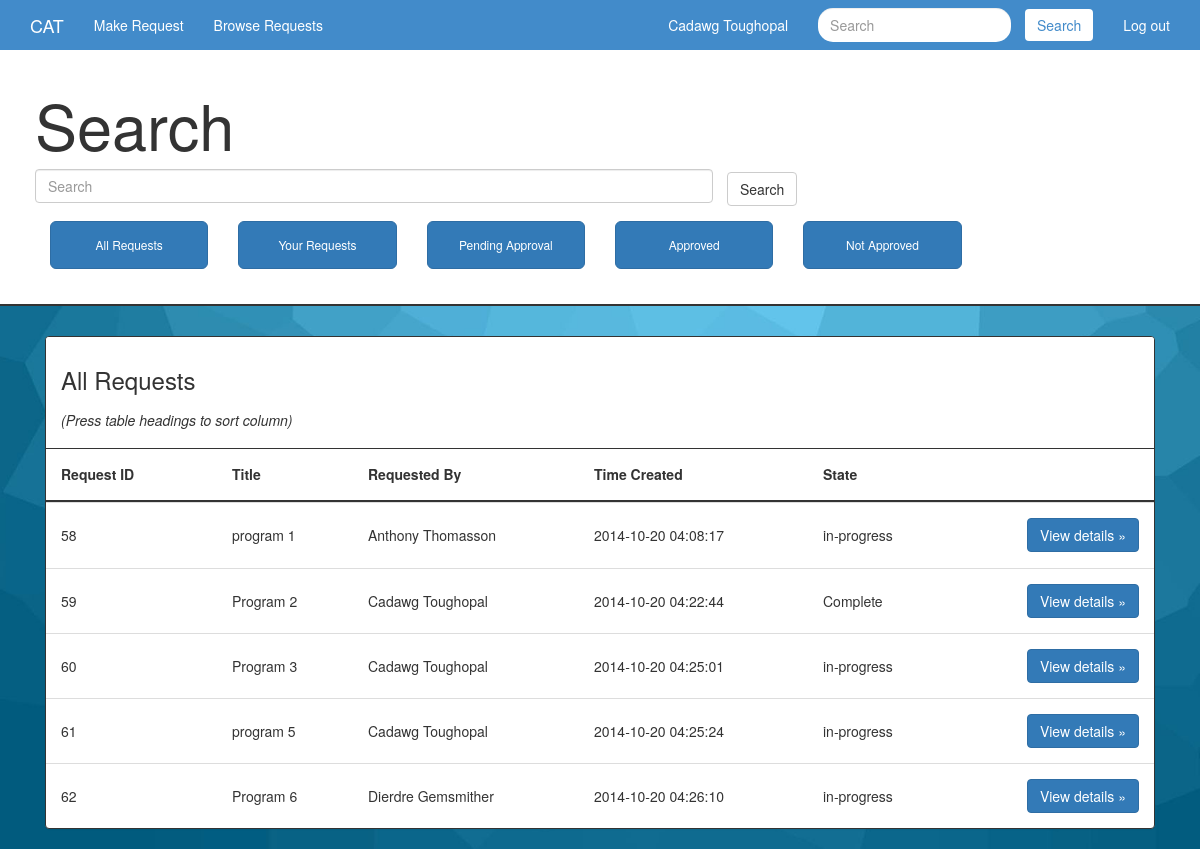
The page /Curriculum-Approval-System/search.php?view=all (signed in) on the database its author committed.
### tables this page shows
CREATE TABLE `users` (
`userId` int(45) NOT NULL,
  `username` varchar(45) NOT NULL,
  `password` varchar(45) NOT NULL,
  `firstname` varchar(45) DEFAULT NULL,
  `lastname` varchar(45) DEFAULT NULL,
  `faculty` varchar(45) NOT NULL,
  `director` varchar(45) NOT NULL,
  `discipline` varchar(45) NOT NULL,
  `phone` varchar(45) NOT NULL,
  `email` varchar(45) NOT NULL,
  `title` varchar(45) NOT NULL
);

CREATE TABLE `request` (
`id` int(45) NOT NULL,
  `userId` int(45) NOT NULL,
  `creationDate` timestamp NOT NULL DEFAULT CURRENT_TIMESTAMP,
  `state` varchar(45) NOT NULL,
  `currentApprover` tinyint(4) NOT NULL,
  `type` varchar(45) NOT NULL
);

CREATE TABLE `createProgramRequest` (
  `id` int(11) NOT NULL,
  `programName` varchar(500) NOT NULL,
  `term` varchar(500) NOT NULL,
  `rationale` varchar(500) NOT NULL,
  `crossImpact` varchar(500) NOT NULL,
  `studentImpact` varchar(500) NOT NULL,
  `comments` varchar(500) NOT NULL,
  `calendar` varchar(500) NOT NULL,
  `libraryImpact` varchar(500) NOT NULL,
  `itsImpact` varchar(500) NOT NULL
);

### Curriculum-Approval-System/resources/class/userObj.php (called while the page is built, shortened)
<?php
class User
{
  private $firstname;
  private $lastname;
  public function loadCurrentUser()
  {
    if(isset($_SESSION['user']) && isset($_SESSION['password']))
    {
      $username = $_SESSION['user'];
      $password = $_SESSION['password'];
    }
    elseif(isset($_COOKIE['user']) && isset($_COOKIE['password']))
    {
      $username = $_COOKIE['user'];
      $password = $_COOKIE['password'];
    }
    if(isset($username) && isset($password))
    {
      $con = mysqli_connect(HOST, USERNAME, PASSWORD, DB_NAME) or die('Failed to connect to database');
      $username = mysqli_real_escape_string($con, $username);
      $result = mysqli_query($con, "SELECT * FROM users WHERE username = '$username'");
      $data = mysqli_fetch_assoc($result);
      if($username == $data["username"] && $password == $data["password"])
      {
        $this->firstname = $data["firstname"];
        $this->lastname = $data["lastname"];
        return TRUE;
      }
      else
        return FALSE;
    }
    return FALSE;
  }
  public function getFirstname() { return $this->firstname; }
  public function getLastname() { return $this->lastname; }
}
?>

### Curriculum-Approval-System/resources/class/searchHandlerObj.php (the view, shortened to what this page needs)
<?php
class SearchHandler
{
    public function listAllRequests()
    {
        $title = "All Requests";
        $con = mysqli_connect(HOST, USERNAME, PASSWORD, DB_NAME) or die('Failed to connect to database');
        $sql = "SELECT users.userId, users.firstname, users.lastname, request.id, request.state, request.type, createProgramRequest.programName, request.creationDate
                        FROM `request`, `createprogramrequest`, `users`
                            WHERE users.userId = request.userId
                            AND request.id = createProgramRequest.id
                                GROUP BY request.id";
        $result = mysqli_query($con, $sql);
        $resultsDisplay = $this->printJumbotronControls();
        $resultsDisplay .= $this->printResultsDisplay($result, $title);
        return $resultsDisplay;
    }
    private function printResultsDisplay($result, $title)
    {
        $resultsDisplay =
                        '<div class="container">
                        <div class="panel panel-default approval-alert">
                          <div class="panel-heading">
                            <h3>'.$title.'<h3>
                            <h5><i>(Press table headings to sort column)</i></h5>
                          </div>
                          <table id="results-table" class="table tableSorter">
                            <thead>
                              <tr>
                                <a href="#"><th class="alert-requestId">Request ID</th></a>
                                <th class="alert-programName">Title</th>
                                <th class="alert-creatorName">Requested By</th>
                                <th class="alert-creationDate">Time Created</th>
                                <th class="alert-state">State</th>
                                <th class="alert-viewBtn"></th>
                              </tr>
                            </thead>
                            <tbody>';
        while($row = $result->fetch_assoc())
        {
            $resultsDisplay .=
                              '<tr>
                                <td class="alert-requestId">'.$row['id'].'</td>
                                <td class="alert-programName">'.$row['programName'].'</td>
                                <td class="alert-creatorName">'.$row['firstname']." ".$row['lastname'].'</td>
                                <td class="alert-creationDate">'.$row['creationDate'].'</td>
                                <td class="alert-state">'.$row['state'].'</td>
                                <td class="alert-viewBtn"><p><a class="btn btn-primary" href="singleRequest.php?request='.$row['id'].'&type='.$row['type'].'" role="button">View details &raquo;</a></p></td>
                              </tr>';
        }
        $resultsDisplay .=
                            '</tbody>
                          </table>
                        </div>
                        </div>';
        return $resultsDisplay;
    }
    private function printJumbotronControls()
    {
          $jumbotron =  '<div class="jumbotron custom-jumbotron">
                            <div class="container">
                                <h1>Search</h1>
                                    <form class="search-main" action="search.php" method="GET">
                                        <input name="searchParam" type="text" class="form-control search-input-main" placeholder="Search">
                                        <button type="submit" class="btn btn-default search-btn-main">Search</button>
                                    </form>
                                <div class="col-md-2 nav-btn-col">
                                    <p><a class="btn btn-primary btn-lg jumbotron-filter-btn" href="search.php?view=all" role="button">All Requests</a></p>
                                </div>
                                <div class="col-md-2 nav-btn-col">
                                    <p><a class="btn btn-primary btn-lg jumbotron-filter-btn" href="search.php?view=userRequests" role="button">Your Requests</a></p>
                                </div>
                                <div class="col-md-2 nav-btn-col">
                                    <p><a class="btn btn-primary btn-lg jumbotron-filter-btn" href="search.php?view=pendingApproval" role="button">Pending Approval</a></p>
                                </div>
                                <div class="col-md-2 nav-btn-col">
                                    <p><a class="btn btn-primary btn-lg jumbotron-filter-btn" href="search.php?view=approved" role="button">Approved</a></p>
                                </div>
                                <div class="col-md-2 nav-btn-col">
                                    <p><a class="btn btn-primary btn-lg jumbotron-filter-btn" href="search.php?view=notApproved" role="button">Not Approved</a></p>
                                </div>
                            </div>
                        </div>';
        return $jumbotron;
    }
}

### Curriculum-Approval-System/resources/templates/navbar.php
<?php
function createNavbar($currentuser)
{
  $navbar = '<div class="navbar navbar-blue navbar-static-top" role="navigation">
              <div class="container">
              <div class="navbar-header">
                <a class="navbar-brand" href="index.php">CAT</a>
              </div>
              <div class="collapse navbar-collapse">
                <ul class="nav navbar-nav navbar-left navbar-menu">
                  <li class="active"><a href="generalNav.php?makeRequest=makeRequest">Make Request</a></li>
                  <li><a href="search.php?view=all">Browse Requests</a></li>
                </ul>
                <ul class="nav navbar-nav navbar-right current-user">
                  <li class="logout-btn">
                    <a href="index.php?logout=true">Log out</a>
                  </li>
                </ul>
                <form class="navbar-form navbar-right" action="search.php" method="GET" role="search">
                  <div class="form-group">
                    <input name="searchParam" type="text" class="form-control search-nav" placeholder="Search">
                    <button type="submit" class="btn btn-default search-btn">Search</button>
                  </div>
                </form>
                <ul class="nav navbar-nav navbar-right current-user">
                   <li>
                      <span>'.
                        $currentuser->getFirstname().' '.$currentuser->getLastname()
                      .'</span>
                    </li>
                </ul>
              </div>
              </div>
            </div>';
  return $navbar;
}
?>

### Curriculum-Approval-System/resources/css/custom.css (style rules this page uses)
.navbar-blue { background-color: #428bca; border-bottom: none; margin-bottom: 0px; }
.navbar-nav a, .navbar-brand, .navbar-brand:hover { color: white; }
.current-user span { display: block; padding: 15px; color: white; }
.search-nav { border: none; border-radius: 15px; }
.search-btn { color: #428bca; border: none; margin-left: 10px; }
.custom-jumbotron { padding: 20px; border-bottom: 2px solid #333333; background-color: white; }
.nav-btn-col { text-align: center; margin-top: 15px; }
.jumbotron-filter-btn { padding: 15px; margin-top: 0px; font-size: 12px; width: 100%; }
.approval-alert { background-color: white; border: 1px solid #333333; margin-left: 15px; margin-right: 15px; }
.approval-alert .panel-heading { background-color: white; border-bottom: 1px solid #333333; }
.approval-alert thead tr { background-color: white; border-bottom: 2px solid #333333; }
.approval-alert th, .approval-alert td { padding: 15px !important; vertical-align: middle !important; border: none; border-bottom: 0px solid #333333 !important; }
.approval-alert a { float: right; }
.search-input-main { width: 60%; display: inline-block; }
.search-btn-main { margin-left: 10px; display: inline-block; }
.main-body { background: url(../img/background/main.jpg) no-repeat center center fixed; -webkit-background-size: cover; -moz-background-size: cover; -o-background-size: cover; background-size: cover; }
h1, h2, h3 { font-weight: 200; }

### rows shown on the page
users: firstname "Cadawg", lastname "Toughopal"
request: id "58", createprogramrequest.programName "program 1", userId.firstname "Anthony", userId.lastname "Thomasson", creationDate "2014-10-20 04:08:17", state "in-progress"
request: id "59", createprogramrequest.programName "Program 2", userId.firstname "Cadawg", userId.lastname "Toughopal", creationDate "2014-10-20 04:22:44", state "Complete"
request: id "60", createprogramrequest.programName "Program 3", userId.firstname "Cadawg", userId.lastname "Toughopal", creationDate "2014-10-20 04:25:01", state "in-progress"
request: id "61", createprogramrequest.programName "program 5", userId.firstname "Cadawg", userId.lastname "Toughopal", creationDate "2014-10-20 04:25:24", state "in-progress"
request: id "62", createprogramrequest.programName "Program 6", userId.firstname "Dierdre", userId.lastname "Gemsmither", creationDate "2014-10-20 04:26:10", state "in-progress"

### other values the page prints
$title "All Requests"
